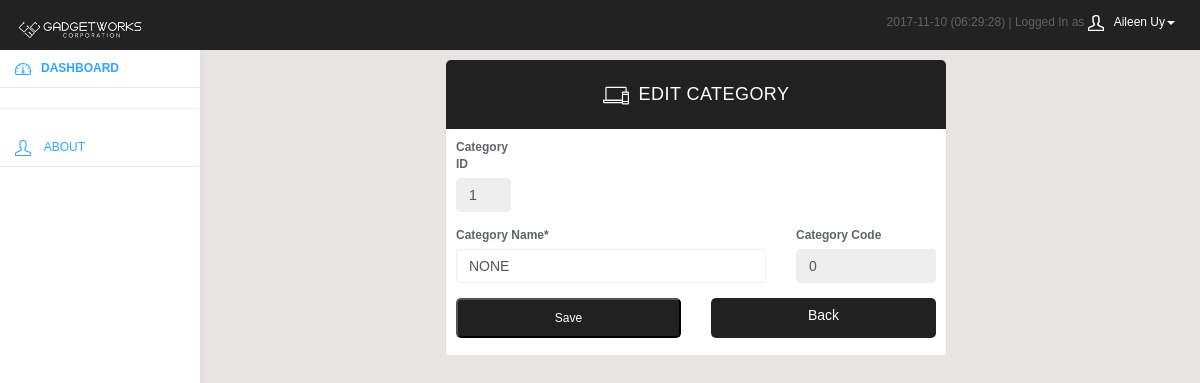
Screenshot of /branch/category_edit.php?type=1 (signed in) with the database file from the repository.
### tables this page shows
CREATE TABLE `entity` (
  `ID` int(11) NOT NULL AUTO_INCREMENT,
  `Name` varchar(120) NOT NULL,
  `Address` varchar(225) NOT NULL,
  `Phone` varchar(120) NOT NULL,
  `Birthdate` datetime NOT NULL,
  `Username` varchar(120) NOT NULL,
  `Password` varchar(45) NOT NULL,
  `Level` int(11) NOT NULL,
  `Type` int(11) NOT NULL,
  `Mark` int(11) NOT NULL,
  PRIMARY KEY (`ID`)
);

CREATE TABLE `category` (
  `ID` int(11) NOT NULL AUTO_INCREMENT,
  `Code` int(11) NOT NULL DEFAULT '0',
  `Name` varchar(45) NOT NULL DEFAULT '',
  PRIMARY KEY (`ID`)
);

### branch/category_edit.php (the view, shortened to what this page needs)
<?php
	require_once("../resource/database/hive.php");
	$id = $_GET['type'];
?>
<html>
	<link href="../resource/graphics/css/sb-admin-2.css" rel="stylesheet">
	<?php require_once("../resource/sections/branch_header.php"); ?>
	<body>
		<?php require_once("../resource/sections/branch_banner.php"); ?>
		<?php require_once("../resource/sections/branch_menu.php"); ?>
		<div class="col-sm-9 col-sm-offset-3 col-lg-10 col-lg-offset-2 main">
			<div class="form_class">
				<div class="form_title"><div class="panel-heading"><svg class="glyph stroked laptop computer and mobile"><use xlink:href="#stroked-laptop-computer-and-mobile"/></use></svg>EDIT CATEGORY</div></div>
						<?php
							require_once("../resource/database/hive.php");
							$brand = mysqli_query($mysqli, "SELECT * FROM `category` WHERE `ID` = '$id'");
							$brandinfo = $brand->fetch_assoc();
							$name = $brandinfo['Name'];
							$code = $brandinfo['Code'];
						?>
					<div class="form_content">
						<form class="form-horizontal" method=post action="<?php echo $_SERVER['PHP_SELF'];?>">
								<div class="form-group">
									<div class="col-sm-2">
										<label for="id">Category ID</label>
										<input name="id" type="text" class="form-control" placeholder="ID" value=<?php echo "'".$id."'"; ?> readonly>
									</div>
								</div>
								<div class="form-group">
									<div class="col-sm-8">
										<label for="name">Category Name*</label>
										<input name="name" type="text" class="form-control" placeholder="Brand Name" value=<?php echo "'".$name."'"; ?> required>
									</div>
									<div class="col-sm-4">
										<label for="code">Category Code</label>
										<input name="code" type="text" class="form-control" placeholder="Brand Code" value=<?php echo "'".$code."'"; ?> readonly>
									</div>
								</div>
								<div class="form-group">
									<div class="col-sm-offset-0 col-sm-6">
										<button type="submit" class="form_button">Save</button>
									</div>
									<div class="col-sm-offset-0 col-sm-6">
									<a class="btn form_button" href="category.php" role="button">Back</a>
								</div>
							</div>
						</form>
						</div>
					</div>
				</div>
	</body>
</html>

### resource/sections/branch_banner.php (shortened to what this page needs)
<nav class="navbar navbar-inverse navbar-fixed-top" role="navigation">
		<div class="container-fluid">
			<div class="navbar-header">
				<a class="navbar-brand" href="index.php"><img src="/resource/images/gwbannerlogo2.png" height="30" alt="Banner Image"/></a>
				<ul class="user-menu">
					<li class="dropdown pull-right">
						<?php
							require_once("../resource/database/hive.php");
							$date_today = date("Y-m-d");
							$userID = $_SESSION['id'];
							$myname = mysqli_query($mysqli, "SELECT `Name` FROM `entity` WHERE `ID` = '$userID'");
							$myname = mysqli_fetch_row($myname);
							$userName = $myname[0];
							echo $date_today.' (<span id="clock"><script type="text/javascript">startclock();</script></span>) | Logged In as <a href="#" class="dropdown-toggle" data-toggle="dropdown"><svg class="glyph stroked male-user"><use xlink:href="#stroked-male-user"></use></svg>'.$userName.'<span class="caret"></span></a>
						<ul class="dropdown-menu" role="menu">
							<li><a href="#"><svg class="glyph stroked male-user"><use xlink:href="#stroked-male-user"></use></svg> Profile</a></li>
							<li><a href="about_profile.php"><svg class="glyph stroked gear"><use xlink:href="#stroked-gear"></use></svg> Settings</a></li>
							<li><a href="logout.php"><svg class="glyph stroked cancel"><use xlink:href="#stroked-cancel"></use></svg> Logout</a></li>
						</ul>';
						?>
					</li>
				</ul>
			</div>
		</div>
	</nav>

### resource/graphics/css/sb-admin-2.css (style rules this page uses)
body { background-color: #f8f8f8; }

### branch/css/styles.css (style rules this page uses)
body { background: #f1f4f7; padding-top: 50px; color: #5f6468; }
a, a:hover, a:focus { color: #30a5ff; }
.form-control { border: 1px solid #eee; box-shadow: none; }
.navbar-header .navbar-brand { color: #fff; font-size: 16px; text-transform: uppercase; font-weight: 500; letter-spacing: 2px; }
.panel-heading { font-size: 18px; font-weight: 300; letter-spacing: 0.025em; height: 66px; line-height: 45px; }
.navbar { border: 0; }
.user-menu { display: inline-block; margin-top: 14px; margin-right: 10px; float: right; list-style: none; padding: 0; }
.user-menu a { color: #fff; }
@media (min-width: 768px) { .navbar-header { width: 100%; } }
.sidebar .glyph, .user-menu .glyph { height: 16px; width: 16px; margin: 0 10px 0 0; stroke-width: 3px; }
.user-menu .glyph { stroke-width: 4px; }
.alert .glyph, .panel-heading .glyph { width: 26px; height: 26px; margin: 0 10px 0 0; stroke-width: 2px; }

### resource/graphics/css/clinic_standard.css (style rules this page uses)
body { background:#E8E4E4; margin: 0px 2% 0px 2%; font-family: helvetica; font-size:12px; }
.form_class { margin:10px auto 5px auto; max-width:500px; background:white; border-radius: 5px; }
.form_title { background:#212121; color:white; text-align:center; padding: 2px 0px 1px 0px; -webkit-border-top-left-radius: 5px; -webkit-border-top-right-radius: 5px; -moz-border-radius-topleft: 5px; -moz-border-radius-topright: 5px; border-top-left-radius: 5px; border-top-right-radius: 5px }
.form_content { padding:10px 10px 2px 10px; background:white; }
.form_button { border-radius: 5px; width:100%; height:40px; text-align:center; background:#212121; color:white; }

### rows the page displays
entity: Name "Aileen Uy"
category: name "NONE", code "0"
